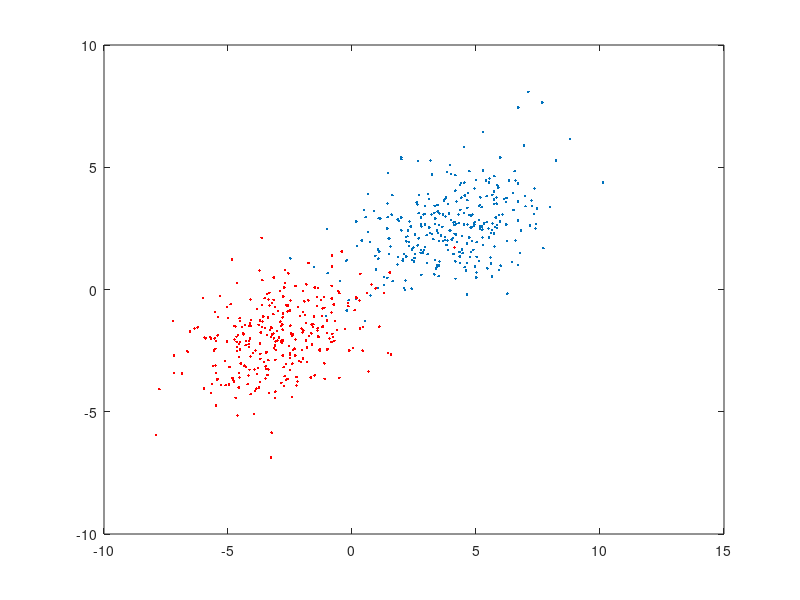

The MATLAB source for this figure: (Note: this script raises an error after producing the figure.)
clc
clear all
sigma = [4 1; 1 2];
n = 300;
Class_1 =  mvnrnd([3.8,2.5],sigma,n);
Class_2 =  mvnrnd([-3,-2],sigma,n);
figure(1)
plot(Class_1(:,1),Class_1(:,2),'.')
hold on
plot(Class_2(:,1),Class_2(:,2),'r.')
hold off
%%
% class_1_v = ones(n,1);
% class_2_v =-class_1_v;

% Trainig_set=[class_1;class_2];
% Trainig_classes=[class_1_v;class_2_v];
% N=length(Trainig_classes);
for i=1:length(Trainig_classes)
    for j=i:length(Trainig_classes)
        distances_M(i,j)=norm((Trainig_set(i,:)-Trainig_set(j,:)));
    end
end

distances_M=distances_M+distances_M';


%%

clc
w= zeros(400,400);
for i=1:length(Trainig_classes)
    
    for j=1:length(Trainig_classes)
        if distances_M(i,j)<9
            w(i,(j))=distances_M(i,(j));
            w((j),i) =w(i,j);
        else
            w(i,(j))=0;
        end
    end
end
%w=distances_M;
%%
figure(2)


G = graph(w);
ww=ones(800,1);

pa = plot(G,'XData',(Trainig_set(:,1)),'YData',(Trainig_set(:,2)))
pa.MarkerSize = 4;
pa.EdgeColor=[220,220,220]/255;
title('Non-separable Class gaph');


%%
    Gu = graph(w);
    Wgeos = distances(Gu);
    N =400;
    % Plot the graph
%         pa = plot(Gu,'XData',G.coords(:,1),'YData',G.coords(:,2));
%         pa.MarkerSize = 4;
%         pa.EdgeColor=[192,192,192]/255;
%         pa.NodeColor=[0,192,192]/255;
% 
%         
% %% Density vs Lambda

num_points=3000;
a=0; b=max(nonzeros(Wgeos(:)));
step=(b-a)/num_points;
dist=step*(1:1:num_points);
 

ht=0;
for rr=1:1:N
    v=Wgeos(rr,:);
    v=nonzeros(v);
    for ii=1:1:max(size(dist))
        h(ii) = sum(v<dist(ii))+1;    
    end  
    %ht=ht+h/G.N; clear h
    ht=ht+h; clear h
end
ht=ht/N;
aux_var=1./ht;
[~,xlim,~]=find(aux_var<=0.8);
%xlim=sum(aux_var<=0.5);
aux_var=aux_var(xlim);
dist=dist(xlim);


% Dividing by the total number of nodes in the graph
figure, plot(aux_var,(dist),'LineWidth',3);grid;
title('Circulant Graph','Interpreter','latex','FontSize',18 )
xlabel('$d$','Interpreter','latex','FontSize',20 );ylabel('$\lambda_{b}$','Interpreter','latex','FontSize',20)
 axis tight
%%
clc
density = [0.01 0.02 0.04 0.08];
PathL=[2.3086  1.5441 1.049 0.69707]; %incomplete
%PathL=[1.6301 1.1048 0.74938 0.5176]; %complete


%%
clc
clear all

load('EXP_NS')
density = [0.01 0.02 0.04 0.08];
PathL=[3.797 2.5372 1.7188 1.1295];
M = mean(mean(distances_M));
dens=zeros(N,1);
for i=1:2*n
    dens(i) = length(find(distances_M(i,:)<M))/(2*n);
end

%%
clc
D=diag(sum(w,1));
L=D-w;
%%
clc
%clear all
%load('EXP_NS')
   %[I_VC,S_R] =  my_vc_Density_v00(Wgeos,PathL(1),density(1),dens);
    [I_VC,S_R] =  my_vc_v00(Wgeos,PathL(1),density(1));
%%
    pa = plot(G,'XData',(Trainig_set(:,1)),'YData',(Trainig_set(:,2)));
    pa.MarkerSize = 6;
    pa.EdgeColor=[192,192,192]/255;
    s1=I_VC;
    pa.MarkerSize =4+s1*2;
    pa.NodeColor=repmat(s1,[1,3]).*repmat([0,200,220]/255,[2*n,1])+repmat(1-s1,[1,3]).*repmat([180, 180, 180]/255,[2*n,1]);
    name=['Density INITIAL pattern'];
    title(name,'FontSize',18)



%%
clc

Trainig_classes=Trainig_classes./norm(Trainig_classes);
[SF,sig,Pat_1,PAT_D] = Active_v05(I_VC,PathL,L,Trainig_classes,Wgeos);

figure(2)
for i=1:4
    clear xx
    subplot(2,2,i)
    s1 = PAT_D(:,i);
    for ii=1:2*n
        if PAT_D(ii,i)==1
            xx(ii)= 4;
        else
            xx(ii) = Trainig_classes_p(ii);
        end
    end
    NUM=(length(nonzeros(PAT_D(:,i)))/(2*n))
    %G.Nodes.NodeColors = xx;
    pa = plot(G,'XData',(Trainig_set(:,1)),'YData',(Trainig_set(:,2)),'NodeCData',xx);
    pa.EdgeColor=[192,192,192]/255;
    colormap('jet');
    pa.MarkerSize =2+s1*2;
    name=['Density=',num2str(NUM)];
    title(name,'FontSize',12)
end
suptitle('Signal Reconstruction Method')
%%
figure(3)
for i=1:4
    clear xx
    subplot(2,2,i)
    s1 = Pat_1(:,i);
    for ii=1:2*n
        if Pat_1(ii,i)==1
            xx(ii)= 4;
        else
            xx(ii) = Trainig_classes_p(ii);
        end
    end
    NUM=(length(nonzeros(Pat_1(:,i)))/(2*n))
    %G.Nodes.NodeColors = xx;
    pa = plot(G,'XData',(Trainig_set(:,1)),'YData',(Trainig_set(:,2)),'NodeCData',xx);
    pa.EdgeColor=[192,192,192]/255;
    colormap('jet');
    pa.MarkerSize =2+s1*2;
    name=['Density=',num2str(NUM)];
    title(name,'FontSize',12)
end
suptitle('First POINTS')
%%

clc
[SF,sig,Pat] = Active_v01(I_VC,PathL,L,Trainig_classes,Wgeos,Trainig_set);

figure(1)
for i=1:4
    subplot(2,2,i)
    pa = plot(G,'XData',(Trainig_set(:,1)),'YData',(Trainig_set(:,2)));
    pa.MarkerSize = 6;
    pa.EdgeColor=[192,192,192]/255;
    s1=Pat (:,i);
    pa.MarkerSize =4+s1*2;
    pa.NodeColor=repmat(s1,[1,3]).*repmat([0,180,220]/255,[400,1])+repmat(1-s1,[1,3]).*repmat([180, 180, 180]/255,[400,1]);
    name=['Density=',num2str(n)];
    title(name,'FontSize',18)
end

